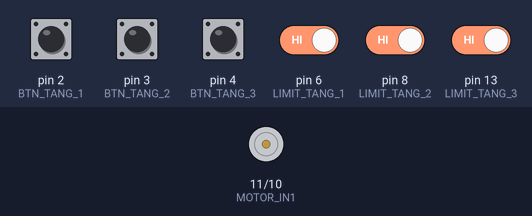
The sketch below on a simulated Arduino Uno, built with avr-gcc and run on an emulated ATmega328P. Shown: motor-driver pin pairs drawn as motors (green arrow = first pin HIGH = forward, orange = second pin HIGH = backward, longer = more drive, scaled by the enable pin). Inputs (shaded band) come from the test bench; at power-on: pin 2 (BTN_TANG_1), pin 3 (BTN_TANG_2), pin 4 (BTN_TANG_3), pin 6 (LIMIT_TANG_1), pin 8 (LIMIT_TANG_2), pin 13 (LIMIT_TANG_3) HIGH. What the sketch prints to the serial monitor is not drawn.

Above: at 1.2 s.
1.3 s: pin 2 (BTN_TANG_1) pulled LOW for 0.15 s
At 1.6 s:
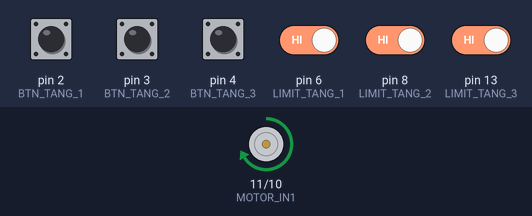
2.9 s: pin 8 (LIMIT_TANG_2) driven LOW
5.9 s: pin 6 (LIMIT_TANG_1) driven LOW
At 6.5 s:
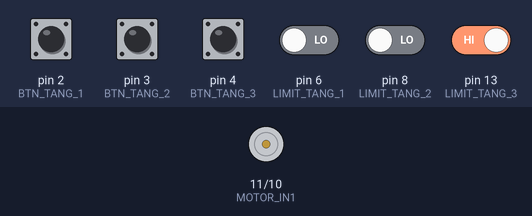
7.5 s: pin 3 (BTN_TANG_2) pulled LOW for 0.15 s
At 8.6 s:
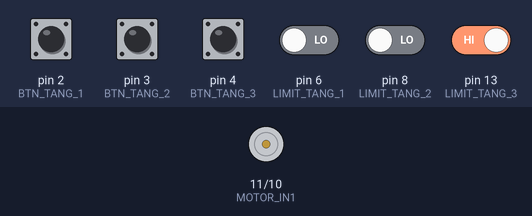
10.6 s: pin 6 (LIMIT_TANG_1) driven HIGH
At 11.1 s:
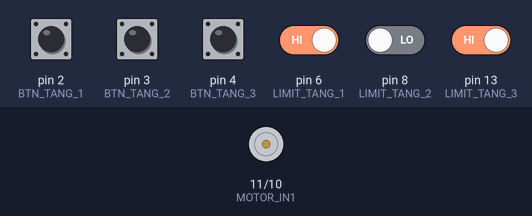
13.6 s: pin 4 (BTN_TANG_3) pulled LOW for 0.15 s
At 14.5 s:
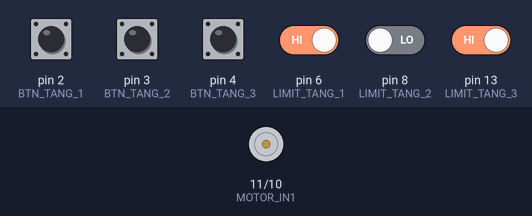
Timing chart, 0 to 17.7 s (numbered marks = the images above; inputs shaded):
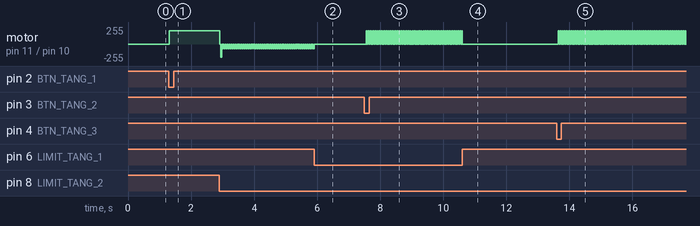

Measured:
- after the input at 1.3 s, motor on pin 11 (MOTOR_IN1) / pin 10 (MOTOR_IN2): stopped → forward 200/255 at once
- after the input at 5.9 s, motor on pin 11 (MOTOR_IN1) / pin 10 (MOTOR_IN2): goes on until 5.9 s, then stays stopped
- after the input at 7.5 s, motor on pin 11 (MOTOR_IN1) / pin 10 (MOTOR_IN2): alternates forward 200/255 for 0.03 s and stopped for 0.03 s, starting after 0.05 s
- after the input at 10.6 s, motor on pin 11 (MOTOR_IN1) / pin 10 (MOTOR_IN2): goes on until 10.6 s, then stays stopped
- after the input at 13.6 s, motor on pin 11 (MOTOR_IN1) / pin 10 (MOTOR_IN2): alternates forward 200/255 for 0.03 s and stopped for 0.03 s, starting after 0.05 s

The sketch:

thang_may.ino
```cpp
#define BTN_TANG_1     2
#define BTN_TANG_2     3
#define BTN_TANG_3     4

#define LIMIT_TANG_1   6
#define LIMIT_TANG_2   8
#define LIMIT_TANG_3   13

#define MOTOR_ENA      9
// đổi chân
#define MOTOR_IN1 11
#define MOTOR_IN2 10

enum Floor { NONE = 0, TANG_1 = 1, TANG_2 = 2, TANG_3 = 3 };

Floor currentFloor = NONE;
Floor targetFloor = NONE;

bool lastBtn1 = HIGH;
bool lastBtn2 = HIGH;
bool lastBtn3 = HIGH;

void setup() {
  pinMode(BTN_TANG_1, INPUT_PULLUP);
  pinMode(BTN_TANG_2, INPUT_PULLUP);
  pinMode(BTN_TANG_3, INPUT_PULLUP); // Chân D7

  pinMode(LIMIT_TANG_1, INPUT_PULLUP);
  pinMode(LIMIT_TANG_2, INPUT_PULLUP);
  pinMode(LIMIT_TANG_3, INPUT_PULLUP);

  pinMode(MOTOR_ENA, OUTPUT);
  pinMode(MOTOR_IN1, OUTPUT);
  pinMode(MOTOR_IN2, OUTPUT);

  Serial.begin(9600);

  // Kiểm tra tầng hiện tại
  if (digitalRead(LIMIT_TANG_1) == LOW) {
    currentFloor = TANG_1;
    Serial.println(">> Khởi động tại TẦNG 1");
  } else if (digitalRead(LIMIT_TANG_2) == LOW) {
    currentFloor = TANG_2;
    Serial.println(">> Khởi động tại TẦNG 2");
  } else if (digitalRead(LIMIT_TANG_3) == LOW) {
    currentFloor = TANG_3;
    Serial.println(">> Khởi động tại TẦNG 3");
  } else {
    currentFloor = NONE;
    Serial.println(">> Chưa ở tầng nào (đang ở giữa)");
  }

  stopMotor();
}

void loop() {
  // Cập nhật công tắc hành trình
  if (digitalRead(LIMIT_TANG_1) == LOW) {
    currentFloor = TANG_1;
    stopMotor();
    Serial.println(">> Đã tới TẦNG 1");
  } else if (digitalRead(LIMIT_TANG_2) == LOW) {
    currentFloor = TANG_2;
    stopMotor();
    Serial.println(">> Đã tới TẦNG 2");
  } else if (digitalRead(LIMIT_TANG_3) == LOW) {
    currentFloor = TANG_3;
    stopMotor();
    Serial.println(">> Đã tới TẦNG 3");
  }

  // Đọc nút nhấn
  bool btn1 = digitalRead(BTN_TANG_1);
  bool btn2 = digitalRead(BTN_TANG_2);
  bool btn3 = digitalRead(BTN_TANG_3);

  if (targetFloor == NONE) {
    if (lastBtn1 == HIGH && btn1 == LOW && currentFloor != TANG_1) {
      targetFloor = TANG_1;
      Serial.println(">> GỌI TẦNG 1");
    }
    if (lastBtn2 == HIGH && btn2 == LOW && currentFloor != TANG_2) {
      targetFloor = TANG_2;
      Serial.println(">> GỌI TẦNG 2");
    }
    if (lastBtn3 == HIGH && btn3 == LOW && currentFloor != TANG_3) {
      targetFloor = TANG_3;
      Serial.println(">> GỌI TẦNG 3");
    }
  }

  lastBtn1 = btn1;
  lastBtn2 = btn2;
  lastBtn3 = btn3;

  // Điều khiển motor
  if (targetFloor != NONE && currentFloor != targetFloor) {
    if (targetFloor > currentFloor) {
      moveUp();
    } else {
      moveDown();
    }
  }

  if (targetFloor != NONE && currentFloor == targetFloor) {
    stopMotor();
    Serial.println(">> ĐÃ TỚI TẦNG MỤC TIÊU");
    targetFloor = NONE;
  }

  delay(10);
}

void moveUp() {
  digitalWrite(MOTOR_IN1, HIGH);
  digitalWrite(MOTOR_IN2, LOW);
  analogWrite(MOTOR_ENA, 200);  // Sửa từ 20 → 30
  Serial.println(">> ĐANG LÊN");
}

void moveDown() {
  digitalWrite(MOTOR_IN1, LOW);
  digitalWrite(MOTOR_IN2, HIGH);
  analogWrite(MOTOR_ENA, 70);  // Sửa từ 20 → 30
  Serial.println(">> ĐANG XUỐNG");
}

void stopMotor() {
  digitalWrite(MOTOR_IN1, LOW);
  digitalWrite(MOTOR_IN2, LOW);
  analogWrite(MOTOR_ENA, 0);
  Serial.println(">> DỪNG MOTOR");
}
```
